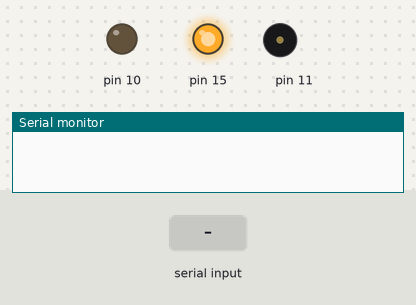
Recording of a sketch running on a simulated Arduino Uno, built for the host (arithmetic inside an expression is 32-bit, double 64-bit). Shown: output pins drawn as LEDs (lit = HIGH), buzzer (waves = sounding), the last lines printed to the serial monitor. The inputs (shaded band) are chosen by the test bench.

Above: at 1.2 s.
1.3 s: "1" received over Serial
At 1.45 s:
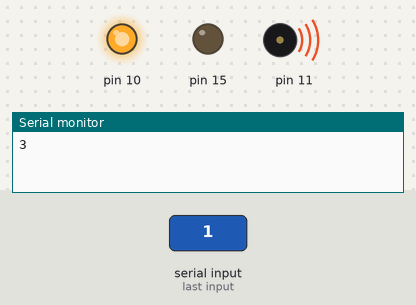
At 1.9 s:
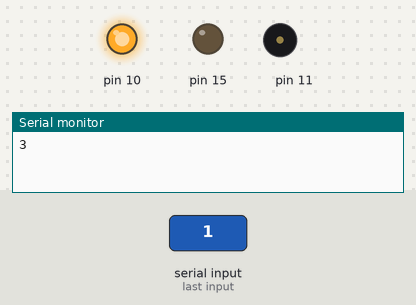
3.1 s: "0" received over Serial
At 4.3 s:
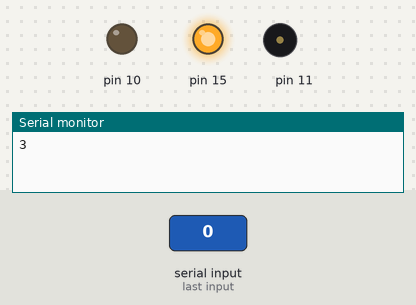
Timing chart, 0 to 6.1 s (numbered marks = the images above; inputs shaded):
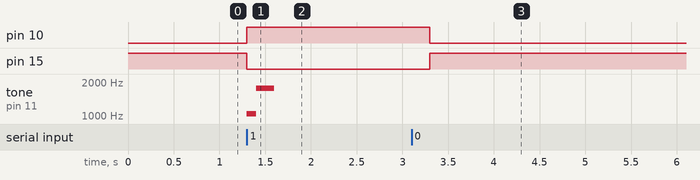

Measured:
- after the input at 1.3 s, pin 10: LOW → HIGH at once; pin 15: HIGH → LOW at once; tone on pin 11: silent → 1047 Hz at once, → 1760 Hz 0.10 s later, → silent 0.20 s later
- after the input at 3.1 s, pin 10: HIGH → LOW after 0.20 s; pin 15: LOW → HIGH after 0.20 s

The sketch:

SGB.ino
```cpp
const int ledPin = PIN_PB2;  // LED connected to digital pin 4
const int buzzerPin = PIN_PB3;
const int relayPin = PIN_PC1;

int command;
int accum;

void setup() {
  Serial.swap(1);
  Serial.begin(1200);  // Initialize software serial communication
  pinMode(ledPin, OUTPUT);
  pinMode(buzzerPin, OUTPUT);
  pinMode(relayPin, OUTPUT);
  digitalWrite(relayPin, HIGH);
}

void loop() {
  while (Serial.available() > 0) {
    command = Serial.read();  // Read the command sent by the master
    if (command == '1') {
      digitalWrite(ledPin, HIGH);
      digitalWrite(relayPin, LOW);
      accum++;
      Serial.println('3');
      //digitalWrite(buzzerPin, HIGH);
      tone(buzzerPin,1047,100);
      delay(100);
      tone(buzzerPin,1760,200);
      delay(100);


      //delay(500);


    }else {
      accum--;
      if(accum > 10){
        accum = 10;
      }
      delay(200);
    }
  }

  if(accum<1){
    digitalWrite(ledPin, LOW);
    //digitalWrite(buzzerPin, LOW);
    noTone(buzzerPin);
    digitalWrite(relayPin, HIGH);
  }
}
```
